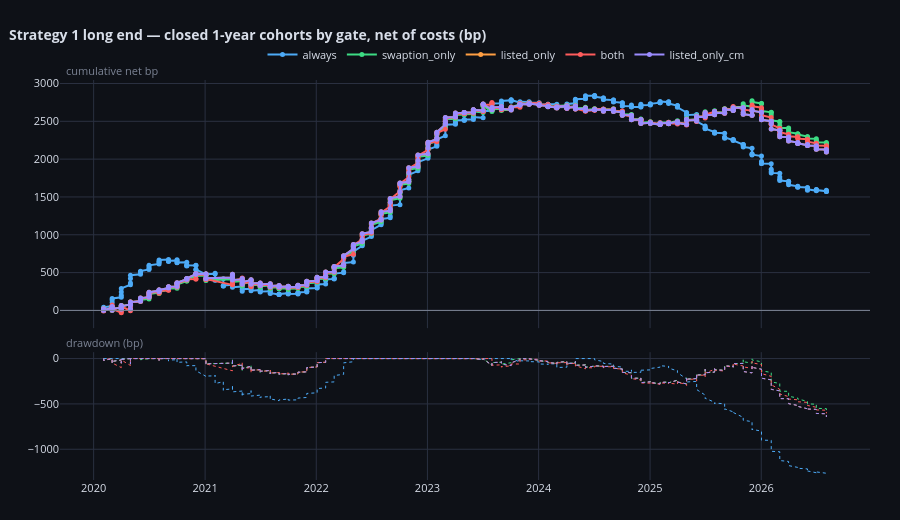

Notebook cell for this chart:
### Code cell
COHORT_BOOKS = {}
for _m in ALL_MODES:
    _b = BOOKS[(BOOKS["gate_mode"] == _m) & BOOKS["gate_closed"].to_numpy(bool)].copy()
    _b["exit"] = pd.to_datetime(_b["exit"])
    COHORT_BOOKS[_m] = _b.sort_values("exit")
compare_curves(COHORT_BOOKS,
               title="Strategy 1 long end — closed 1-year cohorts by gate, net of costs (bp)",
               time_col="exit", pnl_col="net_bp", unit="bp", side_col="gate_direction")

### Figure 1 — Plotly figure (JSON) as saved in the notebook; plotly's stock layout.template omitted (floating-point values rounded to 4 significant figures; data arrays with more than 128 entries replaced by an {"elided": "..."} marker saying what was removed)
{"data": [{"hovertemplate": "<b>always</b><br>%{x|%Y-%m-%d}<br>cum %{y:.3f} bp<extra></extra>", "line": {"color": "#4dabf7", "width": 2}, "marker": {"size": 5}, "mode": "lines+markers", "name": "always", "type": "scatter", "x": {"elided": "316 str values"}, "xaxis": "x", "y": {"elided": "316 float values"}, "yaxis": "y"}, {"hoverinfo": "skip", "line": {"color": "#4dabf7", "dash": "dot", "width": 1}, "mode": "lines", "name": "always dd", "showlegend": false, "type": "scatter", "x": {"elided": "316 str values"}, "xaxis": "x2", "y": {"elided": "316 float values"}, "yaxis": "y2"}, {"hovertemplate": "<b>swaption_only</b><br>%{x|%Y-%m-%d}<br>cum %{y:.3f} bp<extra></extra>", "line": {"color": "#3ddc84", "width": 2}, "marker": {"size": 5}, "mode": "lines+markers", "name": "swaption_only", "type": "scatter", "x": {"elided": "308 str values"}, "xaxis": "x", "y": {"elided": "308 float values"}, "yaxis": "y"}, {"hoverinfo": "skip", "line": {"color": "#3ddc84", "dash": "dot", "width": 1}, "mode": "lines", "name": "swaption_only dd", "showlegend": false, "type": "scatter", "x": {"elided": "308 str values"}, "xaxis": "x2", "y": {"elided": "308 float values"}, "yaxis": "y2"}, {"hovertemplate": "<b>listed_only</b><br>%{x|%Y-%m-%d}<br>cum %{y:.3f} bp<extra></extra>", "line": {"color": "#ff9f43", "width": 2}, "marker": {"size": 5}, "mode": "lines+markers", "name": "listed_only", "type": "scatter", "x": {"elided": "308 str values"}, "xaxis": "x", "y": {"elided": "308 float values"}, "yaxis": "y"}, {"hoverinfo": "skip", "line": {"color": "#ff9f43", "dash": "dot", "width": 1}, "mode": "lines", "name": "listed_only dd", "showlegend": false, "type": "scatter", "x": {"elided": "308 str values"}, "xaxis": "x2", "y": {"elided": "308 float values"}, "yaxis": "y2"}, {"hovertemplate": "<b>both</b><br>%{x|%Y-%m-%d}<br>cum %{y:.3f} bp<extra></extra>", "line": {"color": "#ff5c5c", "width": 2}, "marker": {"size": 5}, "mode": "lines+markers", "name": "both", "type": "scatter", "x": {"elided": "304 str values"}, "xaxis": "x", "y": {"elided": "304 float values"}, "yaxis": "y"}, {"hoverinfo": "skip", "line": {"color": "#ff5c5c", "dash": "dot", "width": 1}, "mode": "lines", "name": "both dd", "showlegend": false, "type": "scatter", "x": {"elided": "304 str values"}, "xaxis": "x2", "y": {"elided": "304 float values"}, "yaxis": "y2"}, {"hovertemplate": "<b>listed_only_cm</b><br>%{x|%Y-%m-%d}<br>cum %{y:.3f} bp<extra></extra>", "line": {"color": "#9b8cff", "width": 2}, "marker": {"size": 5}, "mode": "lines+markers", "name": "listed_only_cm", "type": "scatter", "x": {"elided": "308 str values"}, "xaxis": "x", "y": {"elided": "308 float values"}, "yaxis": "y"}, {"hoverinfo": "skip", "line": {"color": "#9b8cff", "dash": "dot", "width": 1}, "mode": "lines", "name": "listed_only_cm dd", "showlegend": false, "type": "scatter", "x": {"elided": "308 str values"}, "xaxis": "x2", "y": {"elided": "308 float values"}, "yaxis": "y2"}], "layout": {"annotations": [{"font": {"color": "#7b8394", "size": 11}, "showarrow": false, "text": "cumulative net bp", "x": 0.005, "xanchor": "left", "xref": "paper", "y": 1.0, "yanchor": "bottom", "yref": "paper"}, {"font": {"color": "#7b8394", "size": 11}, "showarrow": false, "text": "drawdown (bp)", "x": 0.005, "xanchor": "left", "xref": "paper", "y": 0.3196, "yanchor": "bottom", "yref": "paper"}], "font": {"color": "#d8dee9", "size": 11}, "height": 520, "hoverlabel": {"bgcolor": "#161a23", "bordercolor": "#2a3040"}, "hovermode": "x unified", "legend": {"bgcolor": "rgba(0,0,0,0)", "orientation": "h", "x": 0.25, "y": 1.1}, "margin": {"b": 40, "l": 60, "r": 30, "t": 80}, "paper_bgcolor": "#0e1117", "plot_bgcolor": "#0e1117", "shapes": [{"line": {"color": "#7b8394", "width": 1}, "type": "line", "x0": 0, "x1": 1, "xref": "x domain", "y0": 0, "y1": 0, "yref": "y"}], "title": {"font": {"size": 14}, "text": "<b>Strategy 1 long end — closed 1-year cohorts by gate, net of costs (bp)</b>", "x": 0.01}, "xaxis": {"anchor": "y", "domain": [0.0, 1.0], "gridcolor": "#2a3040", "matches": "x2", "showgrid": true, "showspikes": true, "showticklabels": false, "spikecolor": "#7b8394", "spikedash": "dot", "spikemode": "across", "spikesnap": "cursor", "spikethickness": 1}, "xaxis2": {"anchor": "y2", "domain": [0.0, 1.0], "gridcolor": "#2a3040", "showgrid": true, "showspikes": true, "spikecolor": "#7b8394", "spikedash": "dot", "spikemode": "across", "spikesnap": "cursor", "spikethickness": 1}, "yaxis": {"anchor": "x", "domain": [0.3796, 1.0], "gridcolor": "#2a3040", "showgrid": true, "zeroline": false}, "yaxis2": {"anchor": "x2", "domain": [0.0, 0.3196], "gridcolor": "#2a3040", "showgrid": true, "zeroline": false}}}
